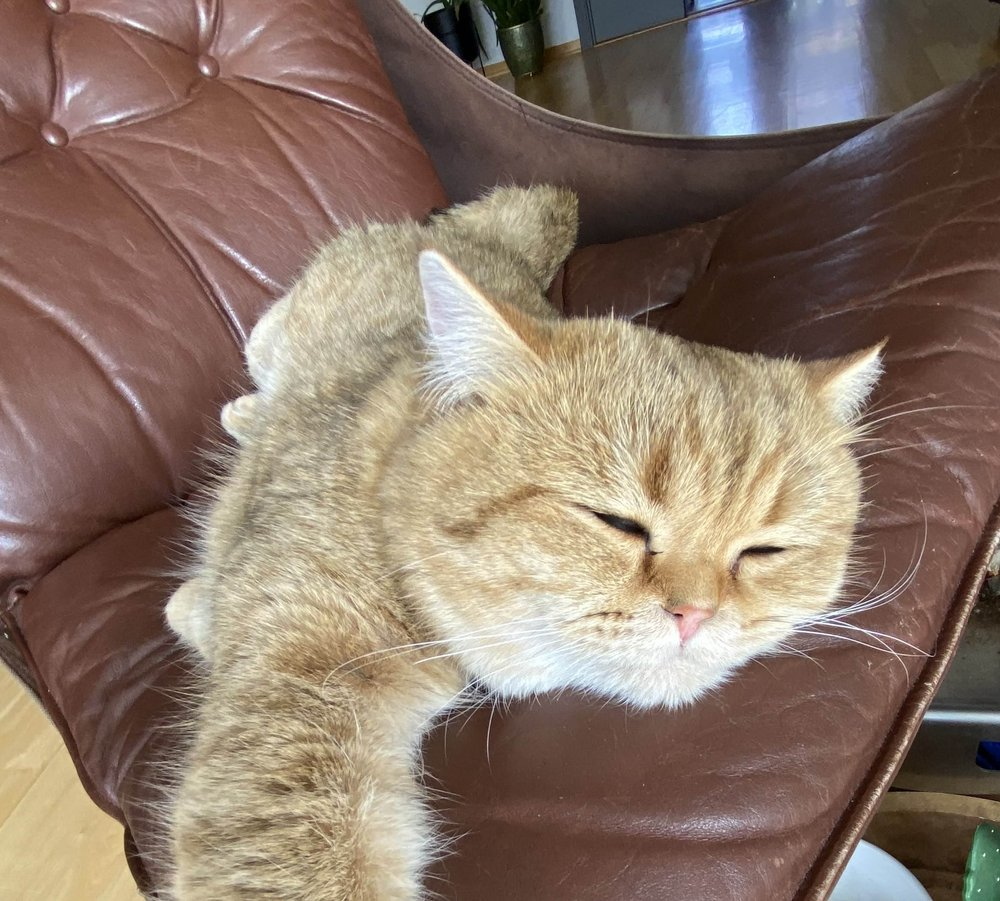
#> input picture assets/cat.jpg, 1000 x 901 px
$ python generate_pixel_portrait.py ../assets/cat.jpg
#> lines starting #> are read from the running program, lines starting #| are printed output that depends on the picture
#!/usr/bin/env python3
"""Render a photo as a retro pixel-art SVG (dark + light variants).

Crop/frame the photo the way you want it beforehand -- this just downsamples
and quantizes whatever image it's given.

Usage: python3 scripts/generate_pixel_portrait.py <photo> [--columns N] [--colors N] [--out-dir DIR]
"""
import argparse
from pathlib import Path

from PIL import Image, ImageEnhance

DEFAULT_COLUMNS = 48
DEFAULT_PALETTE_SIZE = 24
CELL = 9
GAP = 0

THEMES = {
    "dark": {"bg": "#0d1117", "frame": "#30363d"},
    "light": {"bg": "#ffffff", "frame": "#d0d7de"},
}


def photo_to_pixel_grid(photo_path, columns, colors):
#> called with columns = 48, colors = 24
    image = Image.open(photo_path).convert("RGB")
#> image is the input picture: PIL image 1000x901 RGB; mean R, G, B 138.4, 118.8, 105.2
    image = ImageEnhance.Contrast(image).enhance(1.2)
    image = ImageEnhance.Color(image).enhance(1.3)
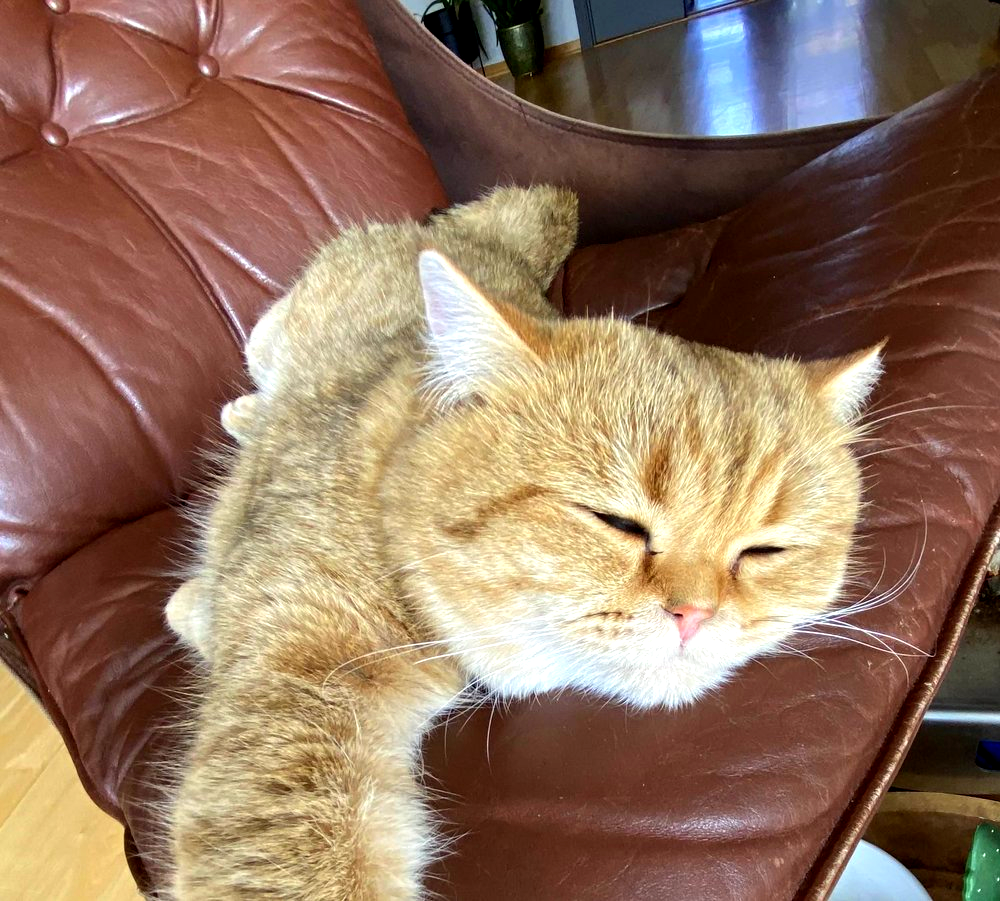
#> image: PIL image 1000x901 RGB; mean R, G, B 145.7, 115.4, 94.3

    rows = max(1, round(columns * image.height / image.width))
#> rows = 43
    small = image.resize((columns, rows), Image.LANCZOS)
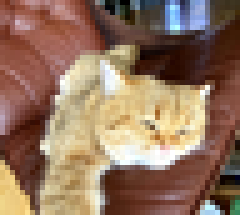
#> small: PIL image 48x43 RGB (shown 5 times larger); mean R, G, B 145.6, 115.3, 94.3
    small = small.quantize(colors, method=Image.MEDIANCUT).convert("RGB")
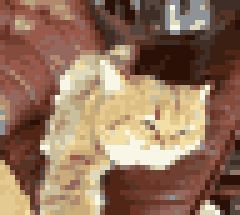
#> small: PIL image 48x43 RGB (shown 5 times larger); mean R, G, B 146.9, 115, 92.5
    return list(small.getdata()), rows


def render_svg(pixels, columns, rows, theme_name):
    theme = THEMES[theme_name]
    stride = CELL + GAP
    width = columns * stride + GAP
    height = rows * stride + GAP

    row_delays = "\n".join(
        f"    .r{row} {{ animation-delay: {round(row * 0.03, 3)}s; }}" for row in range(rows)
    )
    cells = "".join(
        f'<rect x="{GAP + (i % columns) * stride}" y="{GAP + (i // columns) * stride}" '
        f'width="{CELL}" height="{CELL}" fill="rgb({r},{g},{b})" class="px r{i // columns}"/>'
        for i, (r, g, b) in enumerate(pixels)
    )

    return f"""<svg xmlns="http://www.w3.org/2000/svg" width="{width}" height="{height}" viewBox="0 0 {width} {height}">
  <style>
    .px {{ opacity: 0; animation: appear 0.4s ease-out forwards; }}
    @keyframes appear {{
      from {{ opacity: 0; transform: scale(0); transform-origin: center; }}
      to {{ opacity: 1; transform: scale(1); }}
    }}
{row_delays}
  </style>
  <rect width="100%" height="100%" fill="{theme['bg']}" />
  <rect x="0.5" y="0.5" width="{width - 1}" height="{height - 1}" fill="none" stroke="{theme['frame']}" rx="6" />
  {cells}
</svg>
"""


def main():
    parser = argparse.ArgumentParser(description=__doc__)
    parser.add_argument("photo", type=Path)
    parser.add_argument("--columns", type=int, default=DEFAULT_COLUMNS)
    parser.add_argument("--colors", type=int, default=DEFAULT_PALETTE_SIZE)
    parser.add_argument("--out-dir", type=Path, default=Path("assets"))
    args = parser.parse_args()

    pixels, rows = photo_to_pixel_grid(args.photo, args.columns, args.colors)
#> pixels = 2064 items, first 6: (133, 75, 59), (106, 53, 38), (133, 75, 59), (153, 90, 75), (179, 137, 110), (185, 166, 127); rows = 43
    args.out_dir.mkdir(parents=True, exist_ok=True)

    for theme_name in THEMES:
        out_path = args.out_dir / f"pixel-{args.photo.stem}-{theme_name}.svg"
        out_path.write_text(render_svg(pixels, args.columns, rows, theme_name))
        print(f"Wrote {out_path}")
#> this loop made 2 passes
#> height in render_svg on passes 1 to 2: 387, 387


if __name__ == "__main__":
    main()
